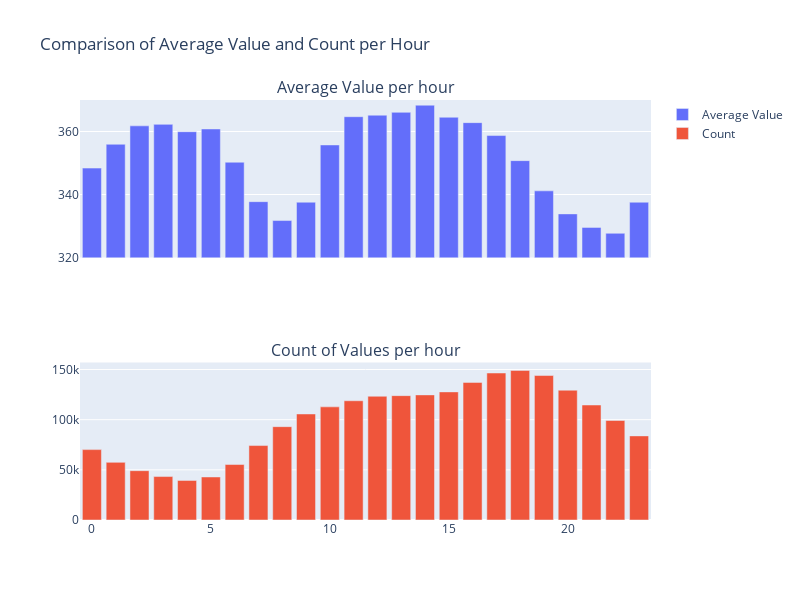

Notebook code cell kept with this figure:
### Markdown cell above
##### Hours

### Code cell
# Grouper par 'hour' et calculer la moyenne des valeurs
grouped_mean = time_df.groupby('hour')['ResponseDuration'].mean().reset_index()
grouped_count = time_df.groupby('hour')['ResponseDuration'].count().reset_index()


fig = make_subplots(rows=2, cols=1, shared_xaxes=True, subplot_titles=("Average Value per hour", "Count of Values per hour"))

# Ajouter le premier graphique (moyenne des valeurs)
fig.add_trace(go.Bar(x=grouped_mean['hour'], y=grouped_mean['ResponseDuration'], name='Average Value'), row=1, col=1)

# Ajouter le deuxième graphique (compte des valeurs)
fig.add_trace(go.Bar(x=grouped_count['hour'], y=grouped_count['ResponseDuration'], name='Count'), row=2, col=1)

# Mettre à jour l'échelle de l'axe des ordonnées
fig.update_yaxes(range=[320, 370], row=1, col=1)  # Définir l'intervalle de 320 à 370 pour l'échelle y du premier subplot

# Mettre à jour les annotations et les titres
fig.update_layout(title='Comparison of Average Value and Count per Hour',
                  height=600, width=800, showlegend=True)

fig.show()

### Figure 1 — Plotly figure (JSON) as saved in the notebook; plotly's stock layout.template omitted (floating-point values rounded to 4 significant figures)
{"data": [{"name": "Average Value", "type": "bar", "x": [0, 1, 2, 3, 4, 5, 6, 7, 8, 9, 10, 11, 12, 13, 14, 15, 16, 17, 18, 19, 20, 21, 22, 23], "xaxis": "x", "y": [348.4, 355.9, 361.8, 362.3, 359.9, 360.8, 350.2, 337.7, 331.7, 337.6, 355.7, 364.7, 365.2, 366.1, 368.4, 364.5, 362.8, 358.7, 350.8, 341.2, 333.8, 329.6, 327.7, 337.5], "yaxis": "y"}, {"name": "Count", "type": "bar", "x": [0, 1, 2, 3, 4, 5, 6, 7, 8, 9, 10, 11, 12, 13, 14, 15, 16, 17, 18, 19, 20, 21, 22, 23], "xaxis": "x2", "y": [70154, 57458, 49163, 43302, 39470, 42885, 55291, 74200, 93045, 105701, 112766, 118855, 123350, 123978, 124711, 127702, 137162, 146529, 149148, 144024, 129377, 114619, 99201, 83849], "yaxis": "y2"}], "layout": {"annotations": [{"font": {"size": 16}, "showarrow": false, "text": "Average Value per hour", "x": 0.5, "xanchor": "center", "xref": "paper", "y": 1, "yanchor": "bottom", "yref": "paper"}, {"font": {"size": 16}, "showarrow": false, "text": "Count of Values per hour", "x": 0.5, "xanchor": "center", "xref": "paper", "y": 0.375, "yanchor": "bottom", "yref": "paper"}], "height": 600, "showlegend": true, "title": {"text": "Comparison of Average Value and Count per Hour"}, "width": 800, "xaxis": {"anchor": "y", "autorange": true, "domain": [0, 1], "matches": "x2", "range": [-0.5, 23.5], "showticklabels": false, "type": "linear"}, "xaxis2": {"anchor": "y2", "autorange": true, "domain": [0, 1], "range": [-0.5, 23.5], "type": "linear"}, "yaxis": {"anchor": "x", "domain": [0.625, 1], "range": [320, 370], "type": "linear"}, "yaxis2": {"anchor": "x2", "autorange": true, "domain": [0, 0.375], "range": [0, 157000.0], "type": "linear"}}}
